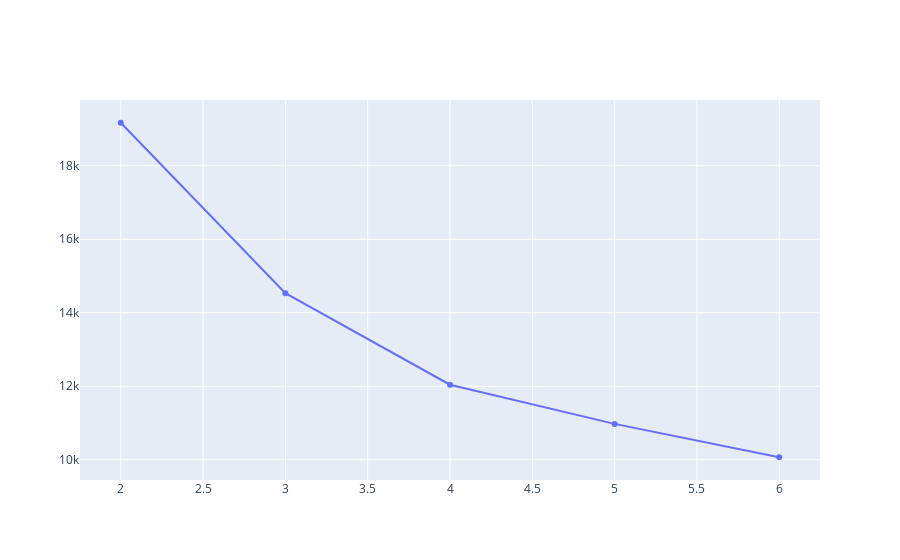

This figure's notebook cell:
### Code cell
Elbow_kprot(considered_df_socioDem)

### Figure 1 — Plotly figure (JSON) as saved in the notebook; plotly's stock layout.template omitted (floating-point values rounded to 4 significant figures)
{"data": [{"type": "scatter", "x": [2, 3, 4, 5, 6], "y": [19170.0, 14530.0, 12040.0, 10980.0, 10070.0]}], "layout": {}}
